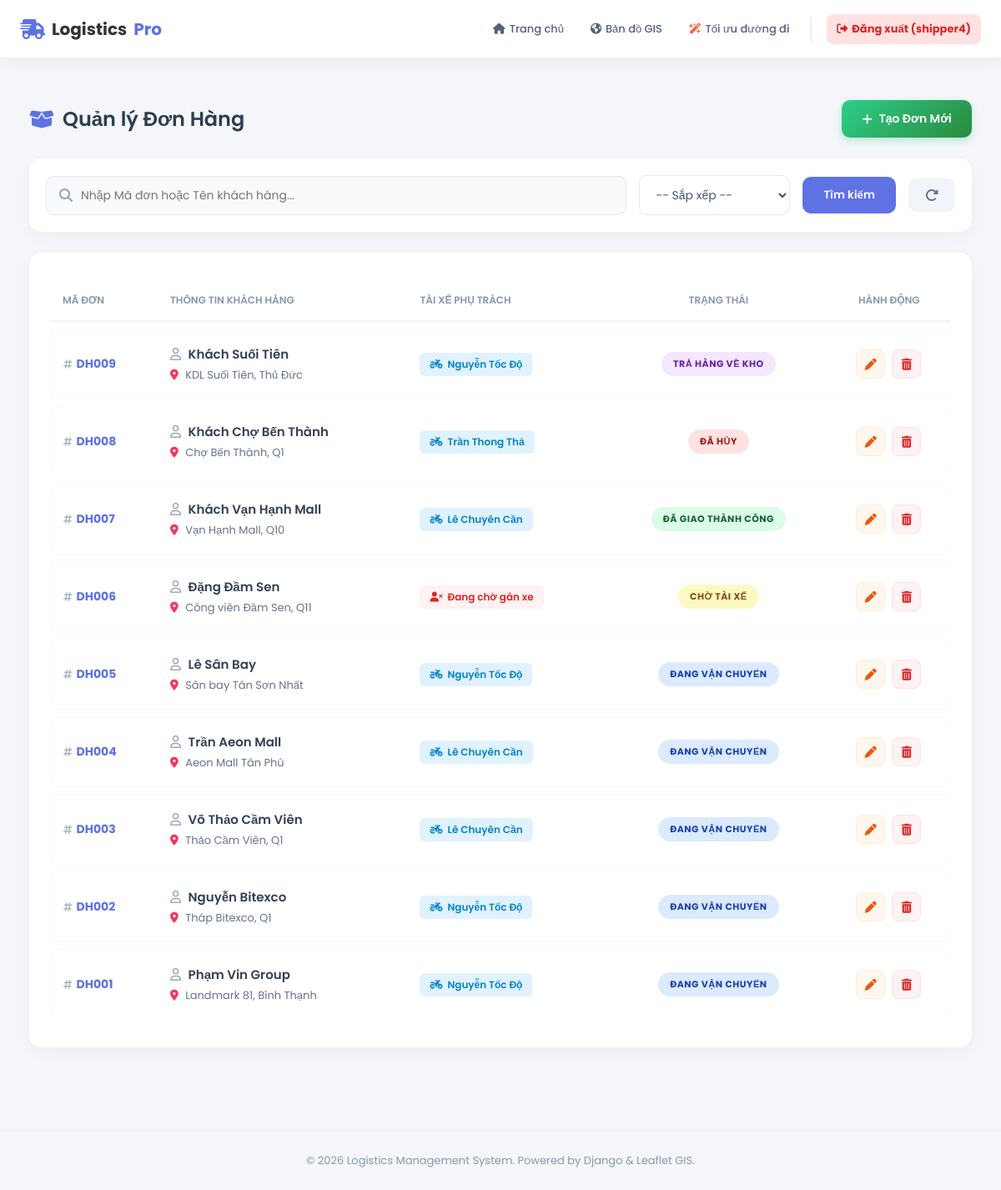
Page /quan-ly-don-hang/ (signed in) on the earlier database version.
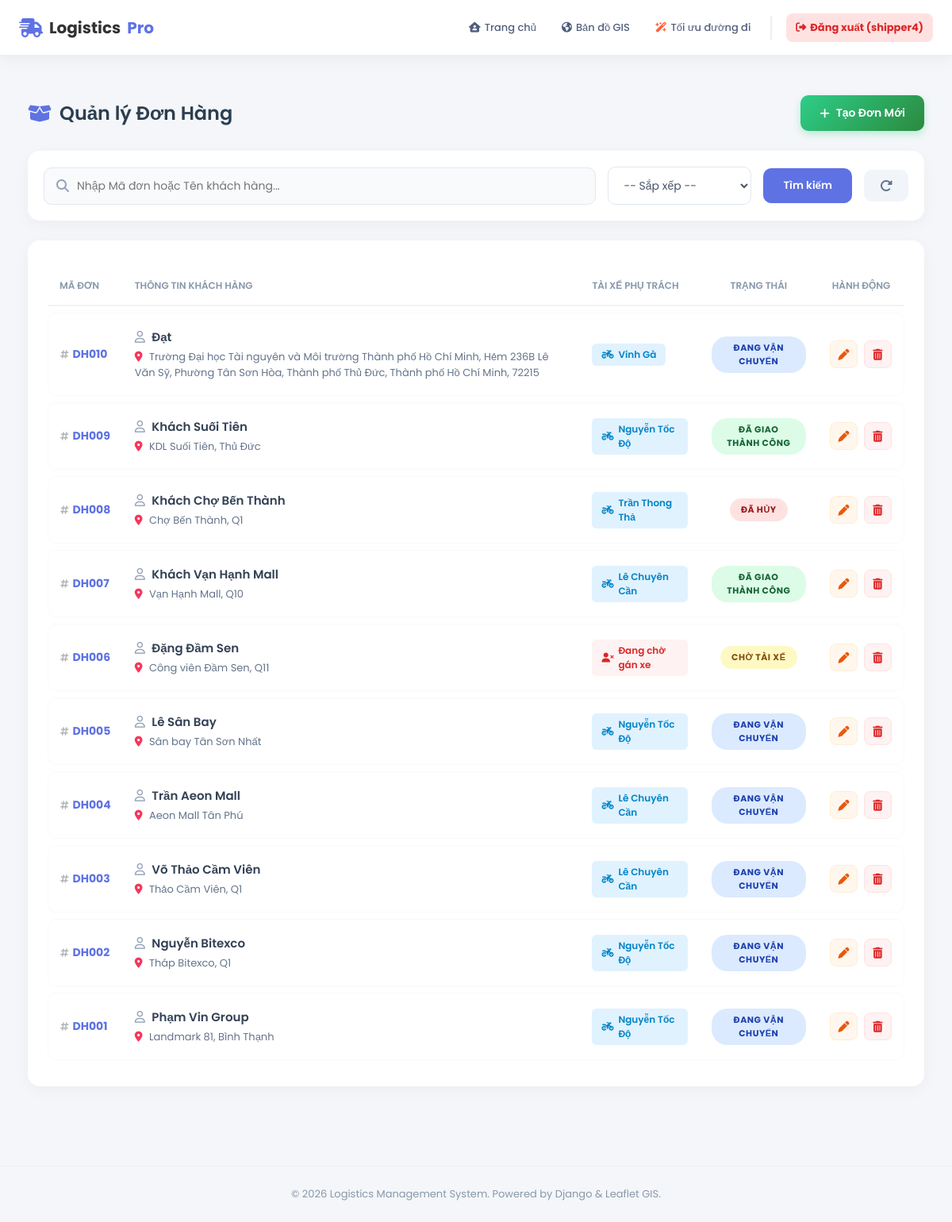
Same page on the later database version.
### core/models.py (models this page shows, shortened)
class DonHang(models.Model):
    ma_don = models.CharField(max_length=20, unique=True, blank=True)
    ten_nguoi_nhan = models.CharField(max_length=100)
    dia_chi_nguoi_nhan = models.CharField(max_length=200)
    sdt_nguoi_nhan = models.CharField(max_length=15)
    lat_khach = models.FloatField()
    lng_khach = models.FloatField()
    khoi_luong = models.FloatField(help_text="Đơn vị: kg")
    kho_xuat_phat = models.ForeignKey(KhoHang, on_delete=models.CASCADE)
    tai_xe = models.ForeignKey(TaiXe, on_delete=models.SET_NULL, null=True, blank=True)
    trang_thai = models.CharField(max_length=50, default='Đang xử lý')
    ngay_tao = models.DateTimeField(auto_now_add=True)

class TaiXe(models.Model):
    user = models.OneToOneField(User, on_delete=models.SET_NULL, null=True, blank=True, verbose_name="Tài khoản đăng nhập")
    ten_tai_xe = models.CharField(max_length=100)
    sdt = models.CharField(max_length=15)
    bien_so = models.CharField(max_length=20)
    loai_xe = models.CharField(max_length=50, choices=[
        ('Xe máy', 'Xe máy'),
        ('Xe tải', 'Xe tải'),
        ('Xe bán tải', 'Xe bán tải')
    ])
    trang_thai = models.CharField(max_length=20, default='Sẵn sàng')
    CA_LAM_CHOICES = [
        ('SANG', 'Ca Sáng (6h - 14h)'),
        ('CHIEU', 'Ca Chiều (14h - 22h)'),
        ('DEM', 'Ca Đêm (22h - 6h)'),
    ]
    ca_lam_viec = models.CharField(max_length=10, choices=CA_LAM_CHOICES, default='SANG', verbose_name="Ca làm việc")
    dang_lam_viec = models.BooleanField(default=False, verbose_name="Đang Online (Chấm công)")
    tong_don_thang_nay = models.IntegerField(default=0, verbose_name="KPI Số đơn/Tháng")
    doanh_thu_tich_luy = models.DecimalField(max_digits=15, decimal_places=0, default=0, verbose_name="Doanh thu tích lũy")

### core/views.py (the view)
# urls.py: path('quan-ly-don-hang/', views.quan_ly_don_hang, name='quan_ly_don_hang'),
@login_required(login_url='core:login')
def quan_ly_don_hang(request):
    ds = DonHang.objects.all().order_by('-ngay_tao')
    q = request.GET.get('q')
    if q: ds = ds.filter(Q(ma_don__icontains=q) | Q(ten_nguoi_nhan__icontains=q))
    sort = request.GET.get('sort')
    if sort == 'trang_thai': ds = ds.order_by('trang_thai')
    return render(request, 'order_manager.html', {'ds_don': ds})

### templates/order_manager.html (shortened to what this page needs)
{% extends "base.html" %}
{% load static %}
{% block content %}
<link rel="stylesheet" href="https://cdnjs.cloudflare.com/ajax/libs/font-awesome/6.4.0/css/all.min.css">
<div class="dashboard-container">
    <div class="page-header">
        <h2 class="page-title"><i class="fa-solid fa-box-open" style="color: #5e72e4;"></i> Quản lý Đơn Hàng</h2>
        <a href="{% url 'core:them_don_hang' %}" class="btn-add">
            <i class="fa-solid fa-plus"></i> Tạo Đơn Mới
        </a>
    </div>
    <form method="GET" class="toolbar">
        <div class="search-box">
            <i class="fa-solid fa-magnifying-glass" style="color: #94a3b8;"></i>
            <input type="text" name="q" placeholder="Nhập Mã đơn hoặc Tên khách hàng..." value="{{ request.GET.q|default:'' }}">
        </div>
        <select name="sort" onchange="this.form.submit()" class="filter-select">
            <option value="">-- Sắp xếp --</option>
        </select>
        <button type="submit" class="btn-search">Tìm kiếm</button>
        <a href="{% url 'core:quan_ly_don_hang' %}" class="btn-reset" title="Xóa bộ lọc">
            <i class="fa-solid fa-rotate-right"></i>
        </a>
    </form>
    <div class="table-card">
        <table class="custom-table">
            <thead>
                <tr>
                    <th>Mã Đơn</th>
                    <th>Thông tin Khách Hàng</th>
                    <th>Tài Xế Phụ Trách</th>
                    <th style="text-align: center;">Trạng Thái</th>
                    <th style="text-align: center;">Hành động</th>
                </tr>
            </thead>
            <tbody>
                {% for don in ds_don %}
                <tr>
                    <td>
                        <a href="{% url 'core:chi_tiet' don.ma_don %}" class="order-id" title="Xem bản đồ lộ trình">
                            <i class="fa-solid fa-hashtag" style="font-size: 12px; color: #adb5bd;"></i>{{ don.ma_don }}
                        </a>
                    </td>
                    <td>
                        <div style="font-weight: 600; color: #334155; font-size: 15px; margin-bottom: 4px;">
                            <i class="fa-regular fa-user" style="color: #94a3b8; margin-right: 5px;"></i> {{ don.ten_nguoi_nhan }}
                        </div>
                        <div style="font-size: 13px; color: #64748b;">
                            <i class="fa-solid fa-location-dot" style="color: #f5365c; margin-right: 5px;"></i> {{ don.dia_chi_nguoi_nhan }}
                        </div>
                    </td>
                    <td>
                        {% if don.tai_xe %}
                            <span class="badge-shipper">
                                <i class="fa-solid fa-motorcycle"></i> {{ don.tai_xe.ten_tai_xe }}
                            </span>
                        {% else %}
                            <span class="badge-no-shipper">
                                <i class="fa-solid fa-user-xmark"></i> Đang chờ gán xe
                            </span>
                        {% endif %}
                    </td>
                    <td style="text-align: center;">
                        <span class="status-badge">{{ don.trang_thai }}</span>
                    </td>
                    <td>
                        <div class="action-group">
                            <a href="{% url 'core:sua_don_hang' don.id %}" class="btn-action btn-edit" title="Sửa thông tin đơn">
                                <i class="fa-solid fa-pen"></i>
                            </a>
                            <a href="{% url 'core:xoa_don_hang' don.id %}" class="btn-action btn-delete"
                               onclick="return confirm('⚠️ Cảnh báo: Việc xóa đơn hàng {{ don.ma_don }} không thể khôi phục.\nBạn có chắc chắn?')" title="Hủy đơn hàng">
                                <i class="fa-solid fa-trash-can"></i>
                            </a>
                        </div>
                    </td>
                </tr>
                {% endfor %}
            </tbody>
        </table>
    </div>
</div>
{% endblock %}

### templates/base.html (shortened to what this page needs)
{% load static %}
<!DOCTYPE html>
<html lang="vi">
<head>
    <link rel="stylesheet" href="https://cdnjs.cloudflare.com/ajax/libs/font-awesome/6.4.0/css/all.min.css">
</head>
<body>
    <nav class="navbar">
        <a href="{% url 'core:home' %}" class="nav-brand">
            <i class="fa-solid fa-truck-fast"></i>
            Logistics<span style="color: #5e72e4;">Pro</span>
        </a>
       <ul class="nav-links">
            <li class="nav-item">
                {% if user.is_authenticated and user.taixe %}
                    <a href="{% url 'core:app_shipper' %}"><i class="fa-solid fa-house-user"></i> Trang chủ </a>
                {% else %}
                    <a href="{% url 'core:home' %}"><i class="fa-solid fa-house"></i> Trang chủ</a>
                {% endif %}
            </li>
            {% if user.is_authenticated %}
                <li class="nav-item">
                    <a href="{% url 'core:ban_do_chung' %}">
                        <i class="fa-solid fa-earth-americas"></i> Bản đồ GIS
                    </a>
                </li>
                <li class="nav-item">
                    <a href="{% url 'core:toi_uu' %}">
                        <i class="fa-solid fa-wand-magic-sparkles" style="color: #fb6340;"></i> Tối ưu đường đi
                    </a>
                </li>
                <li style="border-left: 2px solid #eee; height: 30px; margin: 0 5px;"></li>
                <li class="nav-item" style="margin-left: 5px;">
                    <a href="{% url 'core:logout' %}" style="background: #fee2e2; color: #dc2626; font-weight: bold;">
                        <i class="fa-solid fa-right-from-bracket"></i> Đăng xuất ({{ user.username }})
                    </a>
                </li>
            {% endif %}
        </ul>
    </nav>
    <main style="min-height: 80vh; padding: 20px;">
        {% block content %}
        {% endblock %}
    </main>
    <footer class="footer">
        &copy; 2026 Logistics Management System. Powered by Django & Leaflet GIS.
    </footer>
    <link href="https://cdn.jsdelivr.net/npm/select2@4.1.0-rc.0/dist/css/select2.min.css" rel="stylesheet" />
</body>
</html>

Differences in the rows shown:
added DonHang: ma_don "DH010", ten_nguoi_nhan "Đạt", dia_chi_nguoi_nhan "Trường Đại học Tài nguyên và Môi trường Thành phố Hồ Chí Minh, Hẻm 236B Lê Văn Sỹ, Phường Tân Sơn Hòa, Thành phố Thủ Đức, Thành phố Hồ Chí Minh, 72215", tai_xe.ten_tai_xe "Vinh Gà", trang_thai "ĐANG VẬN CHUYỂN"
changed DonHang "Khách Suối Tiên": trang_thai "TRẢ HÀNG VỀ KHO" → "ĐÃ GIAO THÀNH CÔNG"
